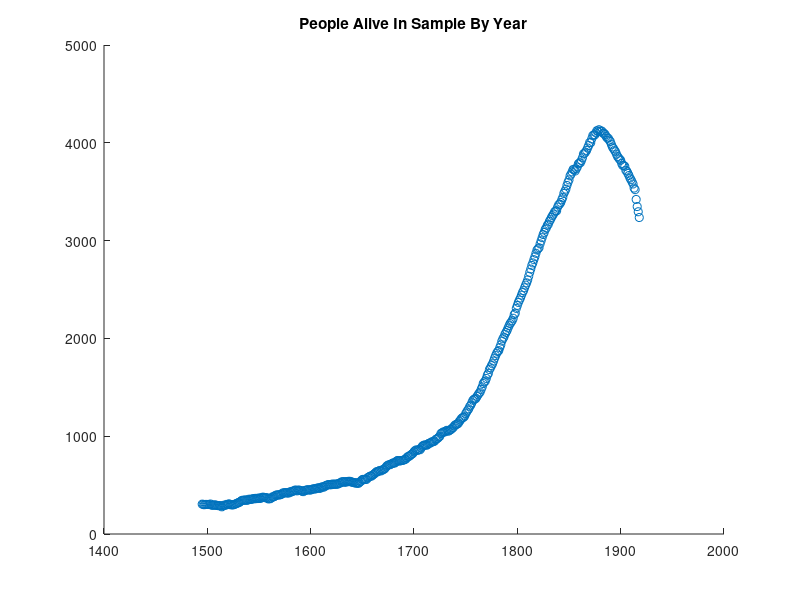
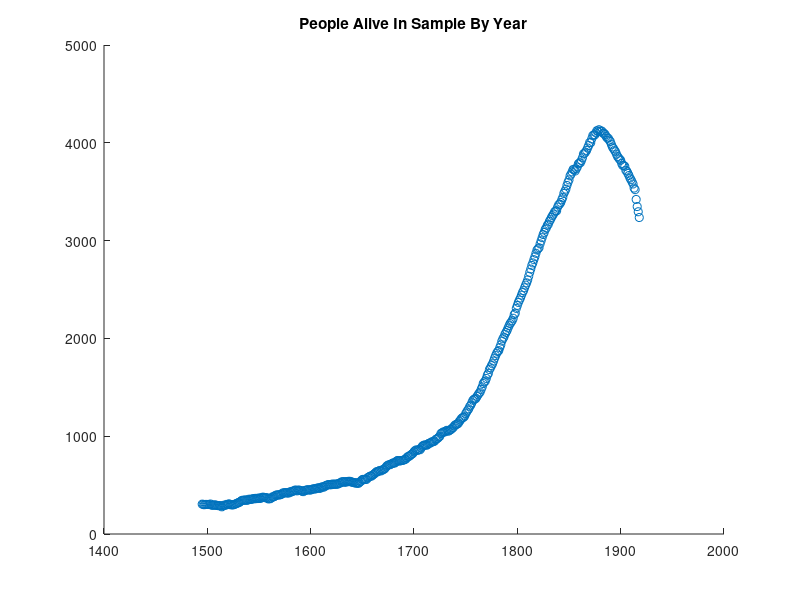

These figures' MATLAB source, in order:
%Load birth/death dates matching network data;
load('net.mat');

alive=[(1495:1918)', nan(1918-1495+1,1)];

for y=1:length(alive)
    year=y+1494;
    alive(y,2)=sum((dates(:,2)<=year).*(dates(:,3)>=year));
end

scatter(alive(:,1),alive(:,2));

set(gcf,'color','w');

title('People Alive In Sample By Year');

saveas(gcf,strcat(num2str(year),'.eps'),'epsc')


%Number of people alive in network data in median year = 872;

med=median(alive(:,2));

saveas(gcf,'alive','epsc')

fileID=fopen('alive.txt','w');
fprintf(fileID,'The genealogy has %d individuals alive in the median year. \n',med);
